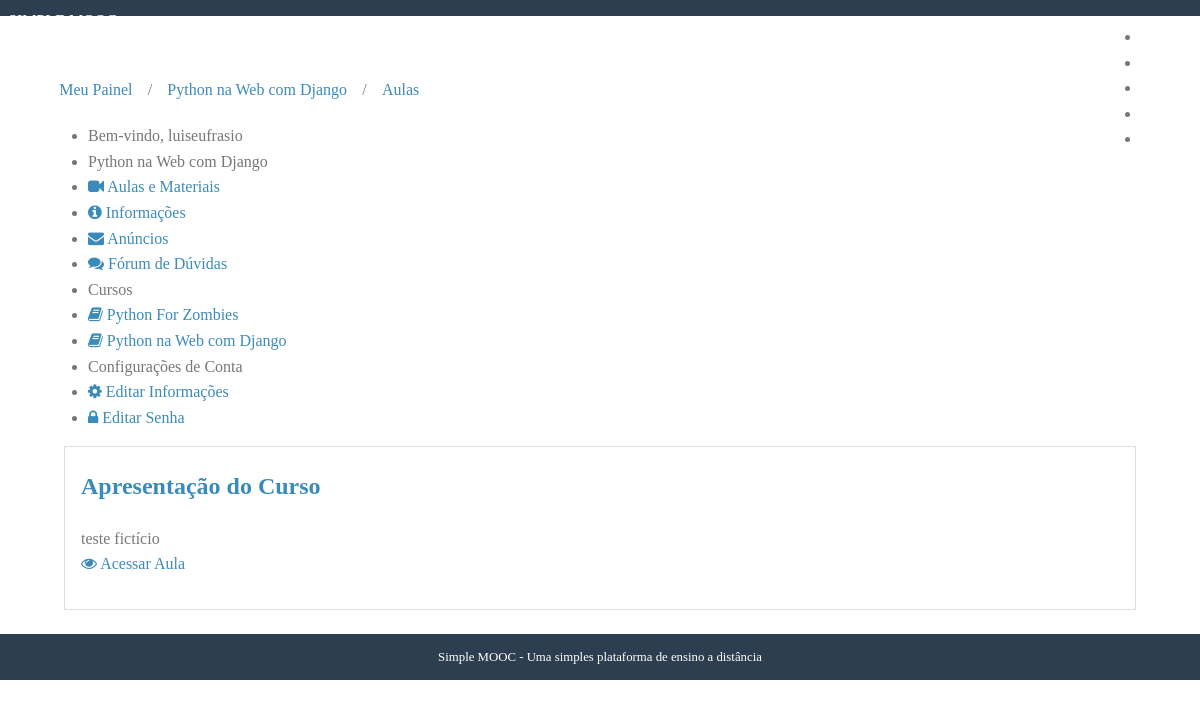
/cursos/python-na-web-com-django-22032018/aulas/ (signed in), run on an earlier commit of the app's database.
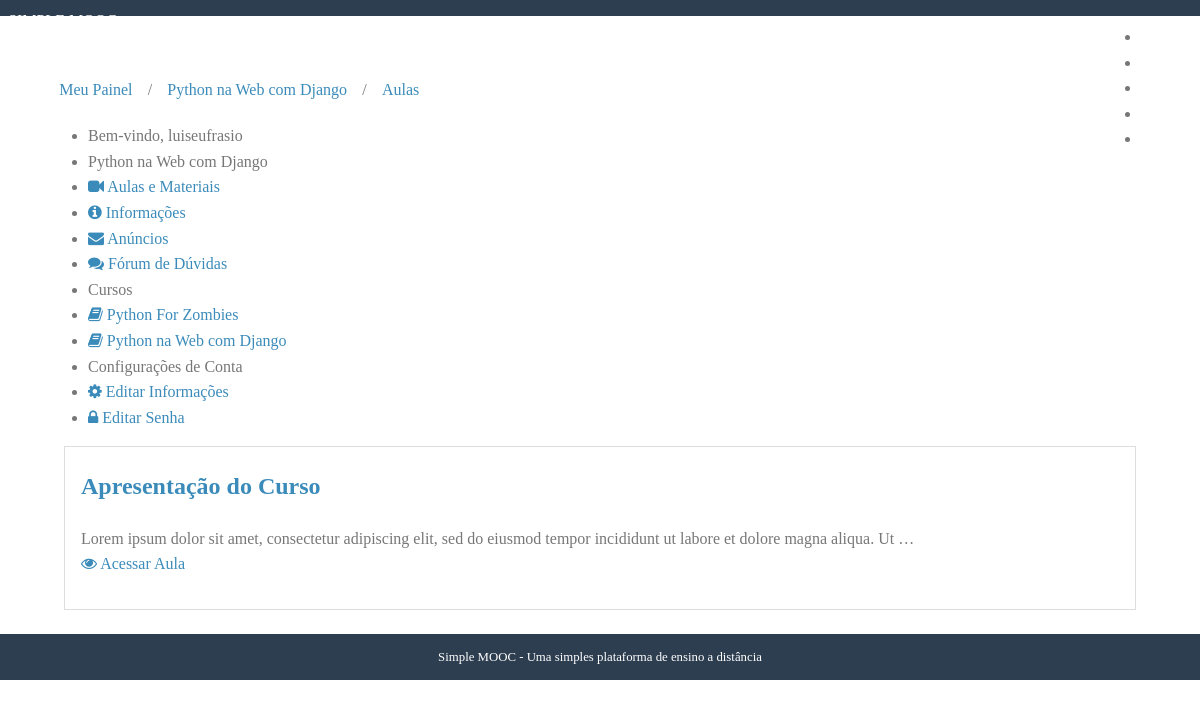
And on a later commit of the database.
### courses/models.py (models this page shows, shortened)
class Lesson(models.Model):
    name = models.CharField('Nome', max_length=100)
    description = models.TextField('Descrição', blank=True)
    number = models.IntegerField('Número (ordem)', blank=True, default=0)
    release_date = models.DateField('Data de Liberação', blank=True, null=True)
    course = models.ForeignKey(
        Course, verbose_name='Curso',
        on_delete = models.PROTECT,
        related_name='lessons'
    )
    created_at = models.DateTimeField('Criado em', auto_now_add=True)
    updated_at = models.DateTimeField('Atualizado em', auto_now=True)
    def __str__(self):
        return self.name
    class Meta:
        verbose_name = 'Aula'
        verbose_name_plural = 'Aulas'
        ordering = ['number']

### courses/decorators.py (the view, shortened to what this page needs)
    def _wrapper(request, *args, **kwargs):
        slug = kwargs['slug']
        course = get_object_or_404(Course, slug=slug)
        has_permission = request.user.is_staff
        if not has_permission:
            messages.error(request, message)
            return redirect('accounts:dashboard')
        request.course = course
        return view_func(request, *args, **kwargs)

### accounts/models.py (called while the page is built)
    def __str__(self):
        return self.name or self.username

### courses/models.py (called while the page is built)
    def __str__(self):
        return self.name

### courses/templatetags/courses_tags.py (called while the page is built)
@register.simple_tag
def load_my_courses(user):
    return Enrollment.objects.filter(user=user)

### courses/views.py (called while the page is built)
@login_required
@enrollment_required
def lessons(request, slug):
	course = request.course
	template = 'lessons.html'
	if not request.user.is_staff:
		lessons = course.release_lessons()
	else:
		lessons = course.lessons.all()
	context = {
		'course': course,
		'lessons': lessons
	}
	return render(request, template, context)

### courses/templates/lessons.html
{% extends "course_dashboard.html" %}
{% block breadcrumb %}
    {{ block.super }}
    <li>/</li>
    <li><a href="{% url 'courses:lessons' course.slug %}">Aulas</a></li>
{% endblock %}
{% block dashboard_content %}
{% for lesson in lessons %}
<div class="well">
    <h2><a href="{% url 'courses:lesson' course.slug lesson.pk %}">{{ lesson }}</a></h2>
    <p>
        {{ lesson.description|truncatewords:'20' }}
        <br />
        <a href="{% url 'courses:lesson' course.slug lesson.pk %}" title="">
            <i class="fa fa-eye"></i>
            Acessar Aula
        </a>
    </p>
</div>
{% empty %}
<div class="well">
    <h2>
        Nenhuma aula disponível
    </h2>
</div>
{% endfor %}
{% endblock %}

What changed in the data, as far as the page shows it:
changed Lesson "Apresentação do Curso": description "teste fictício" → "Lorem ipsum dolor sit amet, consectetur adipiscing elit, sed do eiusmod tempor incididunt ut labore et dolore magna aliqua. Ut …"
